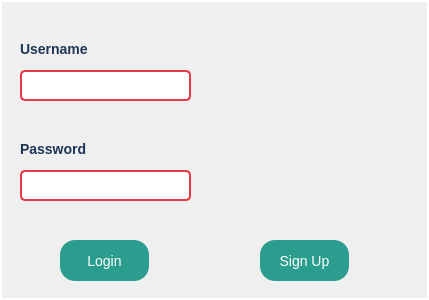
<?xml version="1.0" encoding="UTF-8"?>
<ui version="4.0">
 <class>LoginWindow</class>
 <widget class="QDialog" name="LoginWindow">
  <property name="geometry">
   <rect>
    <x>0</x>
    <y>0</y>
    <width>429</width>
    <height>300</height>
   </rect>
  </property>
  <property name="windowTitle">
   <string>Dialog</string>
  </property>
  <property name="styleSheet">
   <string notr="true">QDialog {
		background-color:  qlineargradient(
		spread:pad, x1:0, y1:0 x2:0, y2:0,
		stop: 0 #A3D8F4, stop:1 #E6F7FF
		);
		border: 2px solid #ffffff;
		boder-radius: 10px;
}

QLineEdit {
		border: 2px solid #E63946;
		border-radius: 5px;
		padding: 5px;
		font-size: 14px;
		background-color: #ffffff;
		color: #333333;
}

QLineEdit:forcus {
		border: 2px solid #457B9D;
		background-color: #F1FAEE;
}

QPushButton{
		background-color: #2A9D8F;
		color: white;
		border: none;
		border-radius: 15px;
		padding: 10px 20px;
		font-size: 14px;
}

QPushButton:hover{
background-color: #264653;
}

QPushButton:pressed{
background-color: #1B3B3A;
}

QLabel{
font-size :14px;
color: #1D3557;
font-weight: bold;
}</string>
  </property>
  <widget class="QLineEdit" name="usernameInput">
   <property name="geometry">
    <rect>
     <x>20</x>
     <y>70</y>
     <width>171</width>
     <height>31</height>
    </rect>
   </property>
  </widget>
  <widget class="QLabel" name="label">
   <property name="geometry">
    <rect>
     <x>20</x>
     <y>40</y>
     <width>81</width>
     <height>17</height>
    </rect>
   </property>
   <property name="text">
    <string>Username</string>
   </property>
  </widget>
  <widget class="QLineEdit" name="passwordInput">
   <property name="geometry">
    <rect>
     <x>20</x>
     <y>170</y>
     <width>171</width>
     <height>31</height>
    </rect>
   </property>
  </widget>
  <widget class="QLabel" name="label_2">
   <property name="geometry">
    <rect>
     <x>20</x>
     <y>140</y>
     <width>81</width>
     <height>17</height>
    </rect>
   </property>
   <property name="text">
    <string>Password</string>
   </property>
  </widget>
  <widget class="QPushButton" name="loginButton">
   <property name="geometry">
    <rect>
     <x>60</x>
     <y>240</y>
     <width>89</width>
     <height>41</height>
    </rect>
   </property>
   <property name="text">
    <string>Login</string>
   </property>
  </widget>
  <widget class="QPushButton" name="signupButton">
   <property name="geometry">
    <rect>
     <x>260</x>
     <y>240</y>
     <width>89</width>
     <height>41</height>
    </rect>
   </property>
   <property name="text">
    <string>Sign Up</string>
   </property>
  </widget>
  <widget class="QLabel" name="label_3">
   <property name="geometry">
    <rect>
     <x>210</x>
     <y>40</y>
     <width>201</width>
     <height>191</height>
    </rect>
   </property>
   <property name="text">
    <string/>
   </property>
   <property name="pixmap">
    <pixmap resource="resoure.qrc">:/new/prefix1/snowman.png</pixmap>
   </property>
  </widget>
 </widget>
 <resources>
  <include location="resoure.qrc"/>
 </resources>
 <connections/>
</ui>
